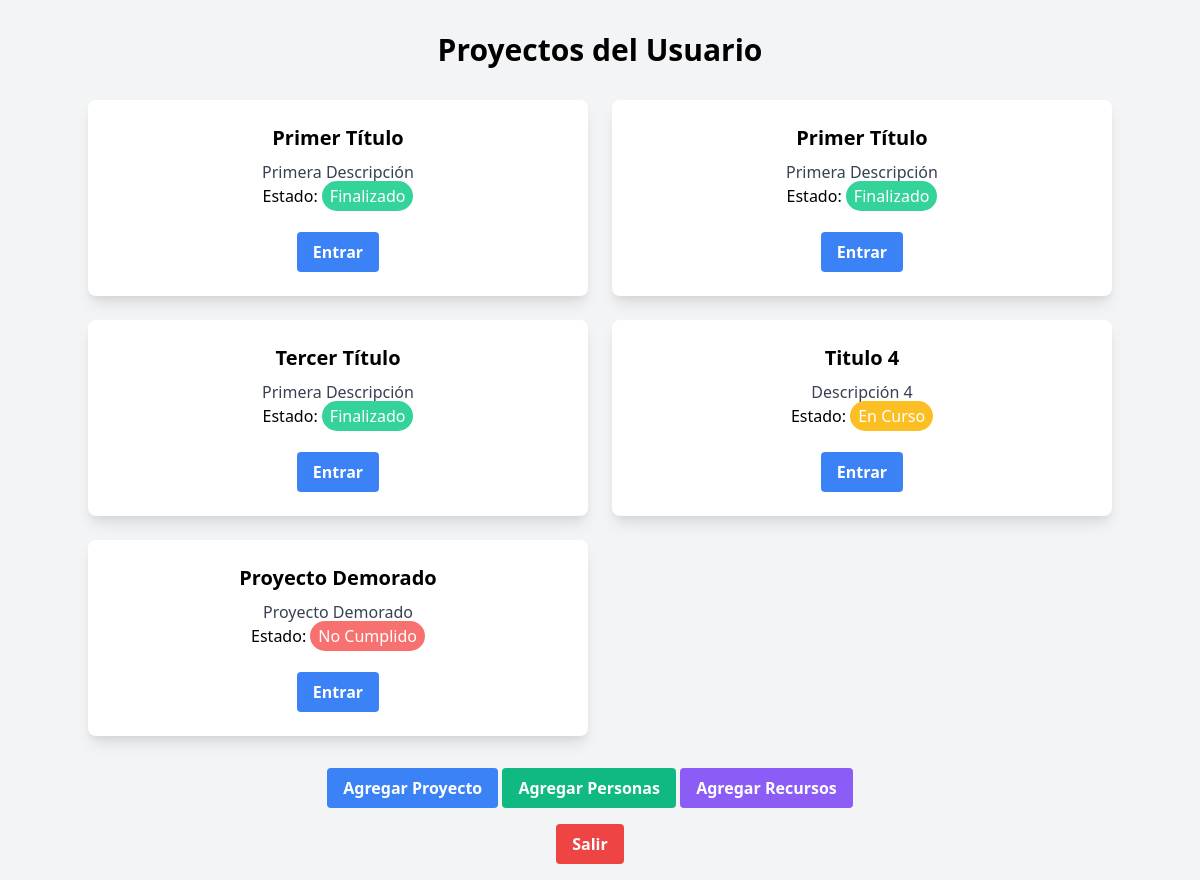
/views/main.php (signed in), run on the app's committed database.
### tables this page shows
CREATE TABLE `proyectos` (
  `Id_proyecto` int NOT NULL AUTO_INCREMENT,
  `Descripcion` varchar(255) NOT NULL,
  `Fecha_inicio` date NOT NULL,
  `Fecha_entrega` date NOT NULL,
  `Valor` decimal(10,2) NOT NULL,
  `Lugar` varchar(255) NOT NULL,
  `Responsable` varchar(255) NOT NULL,
  `Estado` varchar(50) DEFAULT NULL,
  `titulo` text NOT NULL,
  PRIMARY KEY (`Id_proyecto`)
);

### views/main.php (the view, shortened to what this page needs)
<?php
$email = isset($_SESSION['email'])? $_SESSION['email']: null;
$db = conectar();
$sql = "SELECT * FROM proyectos WHERE responsable = (SELECT id_persona FROM personas WHERE email = '$email')";
$stmt = $db->prepare($sql);
$stmt->execute();
$results = $stmt->fetchAll(PDO::FETCH_ASSOC);
?>
<html lang="es">
<head>
    <link href="https://cdn.jsdelivr.net/npm/tailwindcss@2.2.19/dist/tailwind.min.css" rel="stylesheet">
    <link rel='stylesheet' href='https://cdn-uicons.flaticon.com/2.0.0/uicons-solid-rounded/css/uicons-solid-rounded.css'>
</head>
<body class="bg-gray-100">
    <div class="container mx-auto py-8 text-center">
        <h1 class="text-3xl font-bold mb-8 text-center">Proyectos del Usuario</h1>
        <div class="grid gap-6 sm:grid-cols-2 md:grid-cols-2 lg:grid-cols-2 xl:grid-cols-2">
            <?php
            foreach ($results as $proyecto) {
                echo "<div class='bg-white rounded-lg shadow-lg overflow-hidden'>
                        <div class='p-6'>
                            <h2 class='text-xl font-bold mb-2'>".$proyecto['titulo']."</h2>
                            <p class='text-gray-700'>".$proyecto['Descripcion']."</p>";
                if ($proyecto['Estado'] === 'En Curso') {
                    echo "<p>Estado: <span class='bg-yellow-400 text-white rounded-full px-2 py-1'>En Curso</span></p>";
                }
                else if ($proyecto['Estado'] === 'Proximamente') {
                    echo "<p>Estado: <span class='bg-blue-500 text-white rounded-full px-2 py-1'>Próximamente</span></p>";
                }
                else if ($proyecto['Estado'] === 'No cumplido') {
                    echo "<p>Estado: <span class='bg-red-400 text-white rounded-full px-2 py-1'>No Cumplido</span></p>";
                }
                else {
                    echo "<p>Estado: <span class='bg-green-400 text-white rounded-full px-2 py-1'>Finalizado</span></p>";
                }
                echo "<br>";
                echo "
                    <a href='./proyecto.php?proyecto=".$proyecto['Id_proyecto']."' class='bg-blue-500 hover:bg-blue-700 text-white font-bold py-2 px-4 rounded focus:outline-none focus:shadow-outline' type='submit'>
                        Entrar
                    </a>";
                echo "</div>
                    </div>";
            }
            ?>
        </div>
    </div>
    <div class="text-center mr-5">
        <button class="bg-blue-500 hover:bg-blue-700 text-white font-bold py-2 px-4 rounded focus:outline-none focus:shadow-outline" onclick="abrirModalProyecto()">
            Agregar Proyecto
        </button>
        <button class="bg-green-500 hover:bg-green-700 text-white font-bold py-2 px-4 rounded focus:outline-none focus:shadow-outline" onclick="abrirModalPersonas()">
            Agregar Personas
        </button>
        <button class="bg-purple-500 hover:bg-purple-700 text-white font-bold py-2 px-4 rounded focus:outline-none focus:shadow-outline" onclick="abrirModalRecursos()">
            Agregar Recursos
        </button>
        <form action="../controllers/SesionController.php" method='POST' class="text-center">
            <button class="mt-4 bg-red-500 hover:bg-red-700 text-white font-bold py-2 px-4 rounded focus:outline-none focus:shadow-outline" type='submit'>
                Salir
            </button>
        </form>
    </div>
</body>
</html>

### data on the page
proyectos: titulo "Primer Título", Descripcion "Primera Descripción", shows "Estado:", Estado "Finalizado"
proyectos: titulo "Primer Título", Descripcion "Primera Descripción", shows "Estado:", Estado "Finalizado"
proyectos: titulo "Tercer Título", Descripcion "Primera Descripción", shows "Estado:", Estado "Finalizado"
proyectos: titulo "Titulo 4", Descripcion "Descripción 4", shows "Estado:", Estado "En Curso"
proyectos: titulo "Proyecto Demorado", Descripcion "Proyecto Demorado", shows "Estado:", Estado "No Cumplido"
